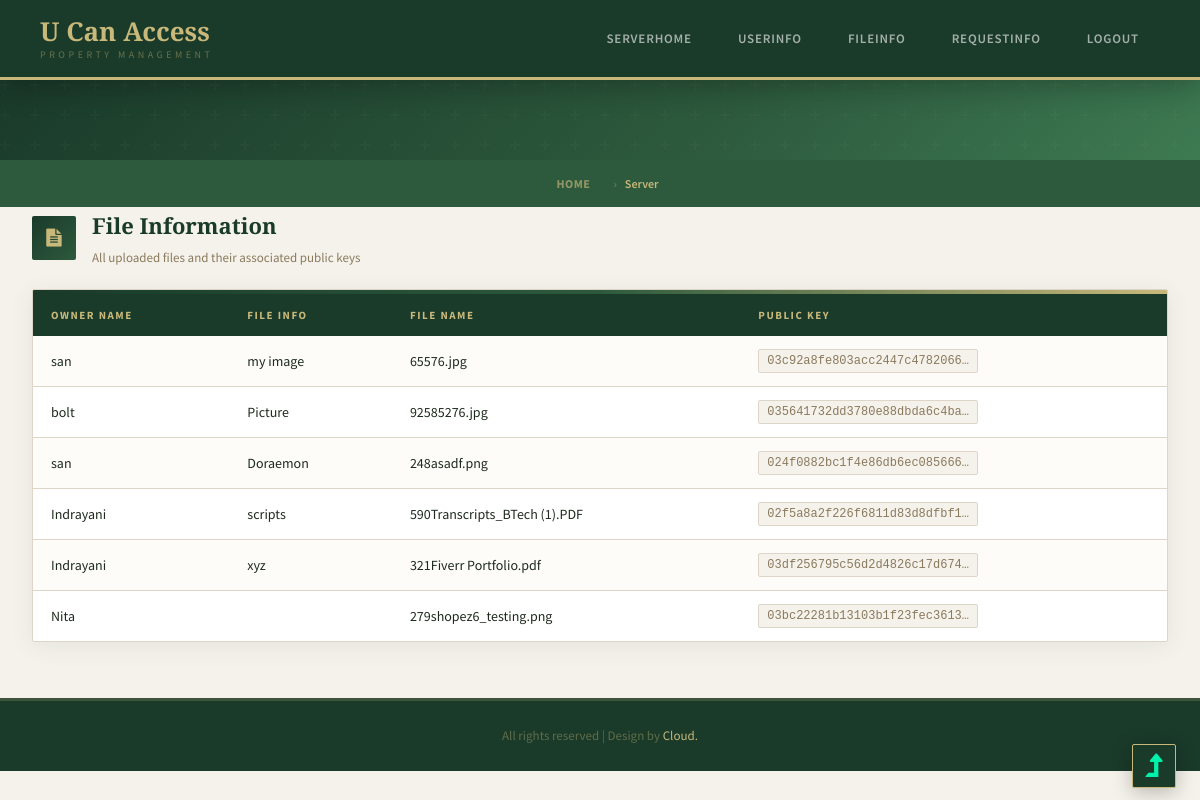
Screenshot of /SFileInfo with the database file from the repository.
### tables this page shows
CREATE TABLE filetb (
            id INTEGER PRIMARY KEY AUTOINCREMENT,
            OwnerName TEXT,
            FileInfo TEXT,
            FileName TEXT,
            pubkey TEXT,
            privkey TEXT,
            hash1 TEXT,
            hash2 TEXT
        );

### App_v2.py (the view)
@app.route('/SFileInfo')
def SFileInfo():
    conn = get_db_connection()
    cur = conn.cursor()
    cur.execute("SELECT * FROM filetb")
    data1 = cur.fetchall()
    conn.close()
    return render_template('SFileInfo.html', data=data1)

### App_v2.py (called while the page is built)
def get_db_connection():
    conn = sqlite3.connect(DB_PATH)
    conn.row_factory = sqlite3.Row  # Allows accessing columns by name
    return conn

### templates/SFileInfo.html (shortened to what this page needs)
<html lang="zxx">
<head>
    <link href="../static/css/bootstrap.css" type="text/css" rel="stylesheet" media="all">
    <link href="../static/css/style.css" type="text/css" rel="stylesheet" media="all">
    <link href="../static/css/font-awesome.min.css" rel="stylesheet">
</head>
<body>
    <header id="home">
        <div class="container">
            <div class="header d-lg-flex justify-content-between align-items-center py-sm-3 py-2 px-sm-2 px-1">
                <div id="logo"><h1><a href="#">U Can Access</a></h1></div>
                <div class="nav_w3ls ml-lg-5">
                    <nav>
                        <ul class="menu">{% include 'Menu/Server.html' %}</ul>
                    </nav>
                </div>
            </div>
        </div>
    </header>
    <div class="inner-banner-w3ls d-flex flex-column justify-content-center align-items-center"></div>
    <nav aria-label="breadcrumb">
        <div class="container">
            <ol class="breadcrumb d-flex justify-content-center">
                <li class="breadcrumb-item"><a href="/" class="m-0">Home</a></li>
                <li class="breadcrumb-item active" aria-current="page">Server</li>
            </ol>
        </div>
    </nav>
    <section class="contact-wthree align-w3" id="contact">
        <div class="container">
            <div class="wthree_pvt_title">
                <div class="contact-form-wthreelayouts">
                    <div class="table-section">
                        <div class="table-section-header">
                            <div class="table-section-icon"><span class="fa fa-file-text"></span></div>
                            <div>
                                <p class="table-section-title">File Information</p>
                                <p class="table-section-sub">All uploaded files and their associated public keys</p>
                            </div>
                        </div>
                        <div class="table-card">
                            <div class="table-card-top"></div>
                            <table border="0">
                                <tr bgcolor="#40bad5">
                                    <td><div>Owner Name</div></td>
                                    <td><div>File Info</div></td>
                                    <td><div>File Name</div></td>
                                    <td><div>Public Key</div></td>
                                </tr>
                                {% for item in data %}
                                <tr>
                                    <td><div class="contact_form_name style2">{{item[1]}}</div></td>
                                    <td><div class="contact_form_name style2">{{item[2]}}</div></td>
                                    <td><div class="ccontact_form_name style2">{{item[3]}}</div></td>
                                    <td><div class="contact_form_name style2"><span class="pubkey-wrap" title="{{item[4]}}">{{item[4]}}</span></div></td>
                                </tr>
                                {% endfor %}
                            </table>
                        </div>
                    </div>
                </div>
            </div>
        </div>
    </section>
    <div class="cpy-right text-center">
        <p class="text-wh">All rights reserved | Design by <a href="#"> Cloud.</a></p>
    </div>
    <a href="#home" class="move-top text-center"><span class="fa fa-level-up" aria-hidden="true"></span></a>
</body>
</html>

### static/css/style.css (style rules this page uses)
body { margin: 0; font-family: 'Lato', sans-serif; background: #fff; }
body a, .w3ls-btn { transition: 0.5s all; -webkit-transition: 0.5s all; -moz-transition: 0.5s all; -o-transition: 0.5s all; -ms-transition: 0.5s all; text-decoration: none; outline: none; }
h1, h2, h3, h4, h5, h6 { margin: 0; font-family: 'Poppins', sans-serif; }
p { margin: 0; color: #333; font-size: 1em; line-height: 1.7; }
ul { margin: 0; padding: 0; }
ul { list-style-type: none; }
html { scroll-behavior: smooth; }
.text-wh { color: #fff; }
a.move-top { position: fixed; bottom: 1.5%; right: 2%; z-index: 0; }
a.move-top span { color: #00f2aa; font-size: 30px; }
header { background: #0083ff; }
nav { margin: 0; padding: 0; }
#logo a { float: left; display: initial; font-family: 'Lato', sans-serif; font-weight: 400; font-size: 0.8em; text-transform: capitalize; color: #fff; }
nav:after { content: ""; display: table; clear: both; }
nav ul { padding: 0; margin: 0; list-style: none; position: relative; }
nav a { margin: 0 5px; display: inline-block; transition: 0.5s all; -webkit-transition: 0.5s all; -moz-transition: 0.5s all; -o-transition: 0.5s all; -ms-transition: 0.5s all; font-weight: 700; text-transform: uppercase; color: #fff; padding: 4px 15px; font-size: 0.9em; letter-spacing: 0.5px; border-radius: 20px; }
li>a:only-child:after { content: ''; }
@media (max-width: 1280px) { nav a { font-size: 14px; } }
.cpy-right { padding: 1vw; background: #0083ff; }
.cpy-right p { color: #fff; }
.cpy-right a { color: #fff; }
.banner:before, .inner-banner-w3ls:before { position: absolute; content: ''; background: rgba(0, 0, 0, 0.24); width: 100%; height: 100%; top: 0; left: 0; z-index: -1; }
.inner-banner-w3ls { background: url(../images/inner-banner.jpg) no-repeat center; background-size: cover; min-height: 300px; position: relative; z-index: 0; }
.wthree_pvt_title { margin-bottom: 5em; }
.align-w3 { padding: 5em 0; }
.contact-form-wthreelayouts { padding: 2em; border: 20px solid #eee; border-radius: 20px; }

### rows the page displays
filetb: OwnerName "san", FileInfo "my image", FileName "65576.jpg", pubkey "03c92a8fe803acc2447c4782066…"
filetb: OwnerName "bolt", FileInfo "Picture", FileName "92585276.jpg", pubkey "035641732dd3780e88dbda6c4ba…"
filetb: OwnerName "san", FileInfo "Doraemon", FileName "248asadf.png", pubkey "024f0882bc1f4e86db6ec085666…"
filetb: OwnerName "Indrayani", FileInfo "scripts", FileName "590Transcripts_BTech (1).PDF", pubkey "02f5a8a2f226f6811d83d8dfbf1…"
filetb: OwnerName "Indrayani", FileInfo "xyz", FileName "321Fiverr Portfolio.pdf", pubkey "03df256795c56d2d4826c17d674…"
filetb: OwnerName "Nita", FileName "279shopez6_testing.png", pubkey "03bc22281b13103b1f23fec3613…"
